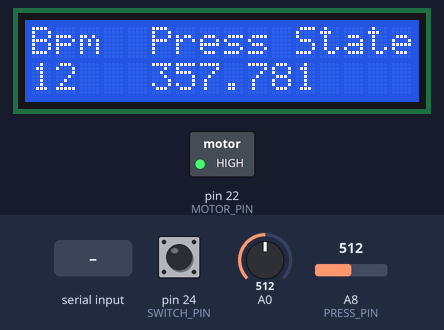
The sketch below on a simulated Arduino Mega 2560, built with avr-gcc and run on an emulated ATmega2560. Shown: 16×2 character LCD, switched loads named in the sketch (green lamp = pin HIGH). Inputs (shaded band) come from the test bench; at power-on: A0 = 512, pin 24 (SWITCH_PIN) HIGH, A8 (PRESS_PIN) = 512. What the sketch prints to the serial monitor is not drawn.

Above: at 1.7 s.
1.8 s: "90,45\n" received over Serial
At 3.0 s:
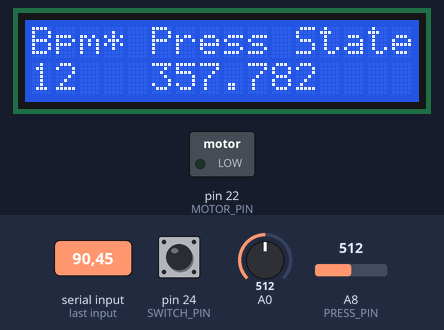
3.3 s: A0 set to 637
4.9 s: A0 set to 668
At 5.6 s:
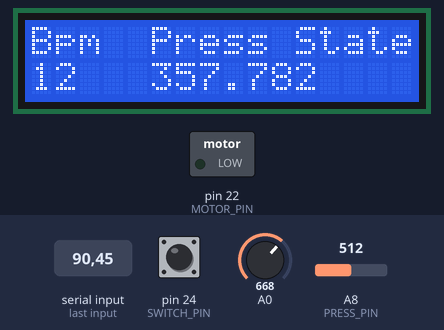
6.4 s: pin 24 (SWITCH_PIN) pulled LOW for 0.15 s
At 6.53 s:
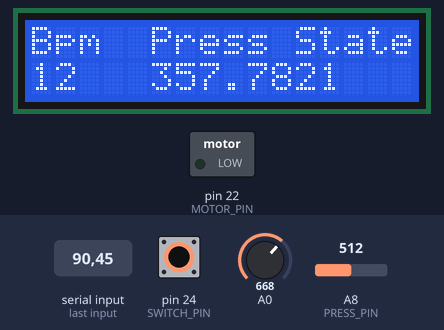
8.1 s: A8 (PRESS_PIN) set to 122
At 9.0 s:
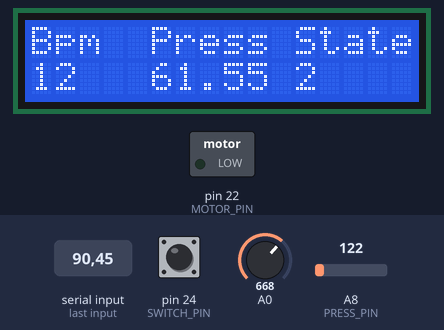
9.6 s: A8 (PRESS_PIN) set to 30
At 10.3 s:
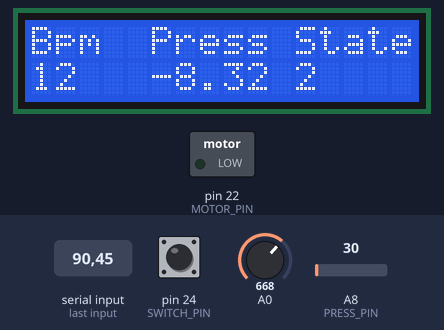
11.2 s: A8 (PRESS_PIN) set to 26
At 11.7 s:
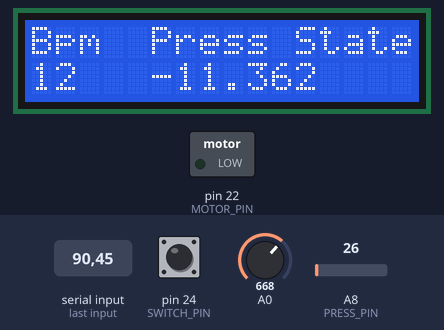
Timing chart, 0 to 13.8 s (numbered marks = the images above; inputs shaded):
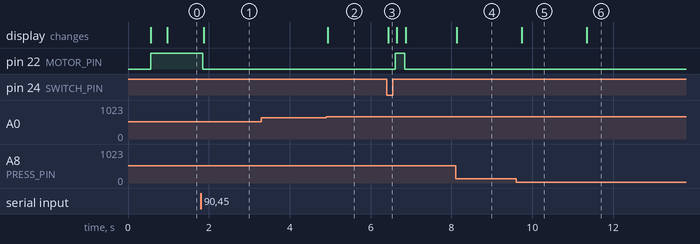

Measured:
- the behaviour switches between 649 and 650 on A0 (found by bisection; images 1 and 2)
- after the input at 1.8 s, pin 22 (MOTOR_PIN): HIGH → LOW after 0.05 s; the display: first changes after 0.07 s (image 1 shows a later state)
- after the input at 3.3 s, every drawn part: stays the same
- after the input at 4.9 s, the display: changes at once (image 2)
- after the input at 6.4 s, pin 22 (MOTOR_PIN): LOW → HIGH after 0.21 s, → LOW 0.23 s later; the display: changes at once (image 3)
- after the input at 8.1 s, the display: changes at once (image 4)
- after the input at 9.6 s, the display: changes after 0.14 s (image 5)
- after the input at 11.2 s, the display: changes after 0.14 s (image 6)

The sketch:

CYMA_OpenVentilator.ino
```cpp
/****************************************************
 * sketch = CYMA-OpenVentilator
 *
 * CYMA DIGITAL
 *
 * Controlador = Arduino Mega 2560
 *
 *
 ****************************************************/

/*
 History
  000 - Started 26/03/2020

 Known issues:

 Future changes:

 ToDo:
   1) Validate pressure reading

 Authors:
 Eduardo Abdou    eduardo@abdou.com.br

 */

#include <LiquidCrystal.h>

//lcd Initialization
LiquidCrystal lcd(8, 9, 4, 5, 6, 7);

int lcd_key     = 0;
int adc_key_in  = 0;
#define btnRIGHT  0
#define btnUP     1
#define btnDOWN   2
#define btnLEFT   3
#define btnSELECT 4
#define btnNONE   5

/*
  STATE MACHINE
  States
    1   - WAITING
    12  - START
    2   - RUNNING
    21  - STOP
*/

//  Pins
#define MOTOR_PIN   22
#define SWITCH_PIN  24
#define PRESS_PIN   A8

//current state
int gState = 1;

//switch delay time
int gDelaySwitch = 200;
int gDelayPressDisplay = 400;
int gDisplayMode = 0;

//panel flags
bool btnPressed = false;

//pressure var
float gPressure = 0;

int gBpm = 0;
int gBpmSet = 0;

float gDelayActivation = 0;
float gLastActivation = 0;
float gSwitchActivation = 0;
float gLastPressureDisplay = 0;

void setup() {

  //pins
  pinMode(MOTOR_PIN, OUTPUT);

  pinMode(SWITCH_PIN, INPUT_PULLUP);
  //pinMode(PRESS_PIN, INPUT);

  //start lcd
  lcd.begin(16, 2);              // start the library

//  lcd.setCursor(0,0);
//  lcd.print("CYMA DIGITAL"); // print a simple message
//  lcd.setCursor(0,1);
//  lcd.print("Open Ventilator"); // print a simple message

  //temp
  gState = 1;
  gBpm = 12;
  gBpmSet = 12;

  Serial.begin(9600);
  delay(500);
}

void loop() {

  //screen mode
  monitorScreen();

  //read buttons
  readButtons();

  readBpm();

  readPressure();

  stateMachine();

  checkAlarms();
}

void stateMachine() {

  switch (gState)
  {
    case 1:
      waitingMode();
      break;

    case 12:
      startMode();
      break;

    case 2:
      runningMode();
      break;

    case 21:
      stopMode();
      break;
  }
}

void waitingMode() {
  motorOff();

  if (millis() >= gLastActivation + gDelayActivation){
    //deu o tempo
    gLastActivation = millis();
    gState = 12;

    Serial.println("ENTERING START STATE");
  }
}

void startMode() {
  motorOn();

  if (digitalRead(SWITCH_PIN) == HIGH) {
    gState = 2;

    Serial.println("ENTERING RUNNING STATE");
  }
}

void runningMode() {
  motorOn();

  if (digitalRead(SWITCH_PIN) == LOW) {
    gState = 21;
    gSwitchActivation = millis();

    Serial.println("ENTERING STOP STATE");
  }
}

void stopMode() {

  if (millis() > gSwitchActivation + gDelaySwitch){
    gState = 1;
    motorOff();
    Serial.println("ENTERING WAITING STATE");
  }


}

void motorOn(){
  digitalWrite(MOTOR_PIN, LOW);
}

void motorOff(){
  digitalWrite(MOTOR_PIN, HIGH  );
}

void readBpm(){

  if (Serial.available() > 0){
    int b = Serial.parseInt();
    if (b > 0) gBpm = b;
    Serial.println(gBpm);
  }

  //get bpm Input
  gDelayActivation = 60 / gBpm * 1000;
}

void readPressure(){

  int rawADC = analogRead(PRESS_PIN);
  float volt = (float) rawADC * 5.0 / 1024.0;
  float kpa = (volt - 0.2) / 4.5 * 700.0;   // minus offset, divide by voltage range, multiply with pressure range.

  gPressure = kpa;// * 10.2; //kpa -> mbar
  Serial.println(gPressure);
}

void checkAlarms(){

  if (millis() > gLastActivation + (gDelayActivation) + 500)
    Serial.println("ALARM !");

}

void monitorScreen(){

  lcd.setCursor(0,0);
  lcd.print("Bpm");

  if (gBpm != gBpmSet)
    lcd.print("*");
  else
    lcd.print(" ");

  lcd.setCursor(0,1);
  lcd.print(gBpmSet);
  lcd.print("  ");


  lcd.setCursor(5,0);
  lcd.print("Press");

  if (millis() >= gLastPressureDisplay + gDelayPressDisplay ) {
    gLastPressureDisplay = millis();
    lcd.setCursor(5,1);
    lcd.print(gPressure);
    lcd.print("   ");
  }

  lcd.setCursor(11,0);
  lcd.print("State");

  lcd.setCursor(11,1);
  lcd.print(gState);
  lcd.print("   ");
}

int readButtons(){

  lcd.setCursor(0,1);            // move to the begining of the second line
  lcd_key = read_LCD_buttons();  // read the buttons

  switch (lcd_key)               // depending on which button was pushed, we perform an action
  {
    case btnRIGHT:
    {
      //Serial.println("RIGHT ");
      break;
    }
    case btnLEFT:
    {
      //Serial.println("LEFT   ");
      break;
    }
    case btnUP:
    {
      if (btnPressed == false){
        btnPressed = true;
        //Serial.println("UP    ");
        gBpmSet += 1;
      }
      break;
    }
    case btnDOWN:
    {
      if (btnPressed == false){
        btnPressed = true;
        //Serial.println("DOWN    ");
        gBpmSet -= 1;
      }
      break;
    }
    case btnSELECT:
    {
      if (btnPressed == false){
        btnPressed = true;
        //Serial.println("SELECT    ");

        gBpm = gBpmSet;

      }
      break;
    }
    case btnNONE:
    {
      btnPressed = false;
      //Serial.println("NONE  ");
      break;
    }
  }


}

int read_LCD_buttons()
{
  adc_key_in = analogRead(0);

  if (adc_key_in > 1000) return btnNONE;

  if (adc_key_in < 50)   return btnRIGHT;
  if (adc_key_in < 250)  return btnUP;
  if (adc_key_in < 450)  return btnDOWN;
  if (adc_key_in < 650)  return btnLEFT;
  if (adc_key_in < 850)  return btnSELECT;

  return btnNONE;
}
```
